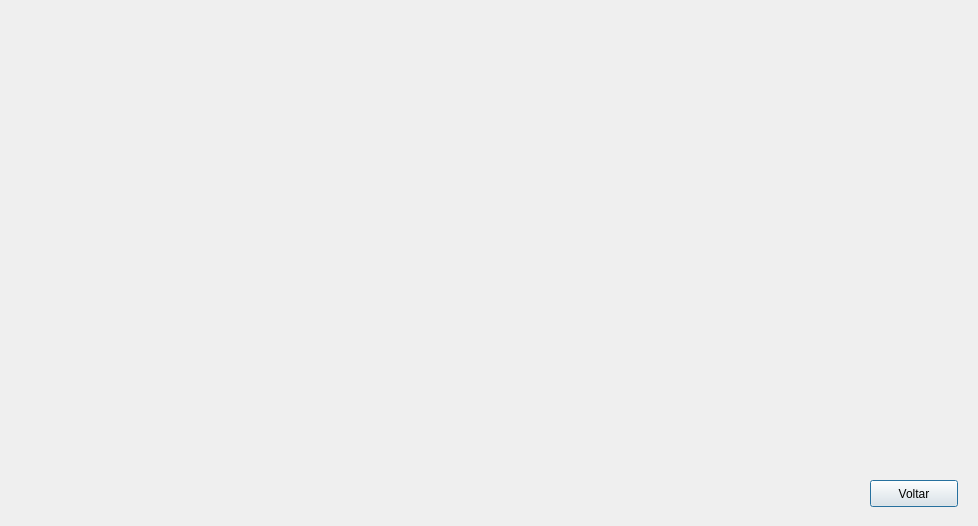
<?xml version="1.0" encoding="UTF-8"?>
<ui version="4.0">
 <class>homedevice</class>
 <widget class="QDialog" name="homedevice">
  <property name="geometry">
   <rect>
    <x>0</x>
    <y>0</y>
    <width>978</width>
    <height>526</height>
   </rect>
  </property>
  <property name="windowTitle">
   <string>Área de controle</string>
  </property>
  <widget class="QPushButton" name="pushButton">
   <property name="geometry">
    <rect>
     <x>870</x>
     <y>480</y>
     <width>88</width>
     <height>27</height>
    </rect>
   </property>
   <property name="text">
    <string>Voltar</string>
   </property>
  </widget>
 </widget>
 <resources/>
 <connections/>
</ui>
